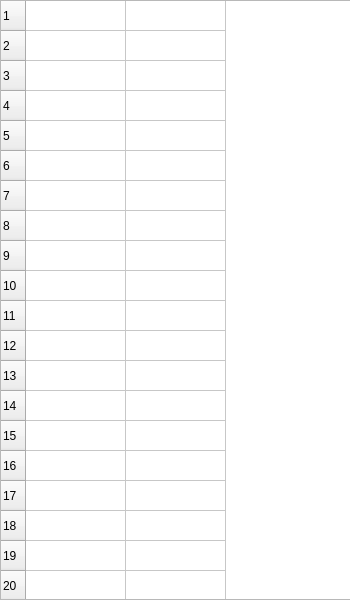
<?xml version="1.0" encoding="UTF-8"?>
<ui version="4.0">
 <class>Leaderboard</class>
 <widget class="QMainWindow" name="Leaderboard">
  <property name="geometry">
   <rect>
    <x>0</x>
    <y>0</y>
    <width>350</width>
    <height>600</height>
   </rect>
  </property>
  <property name="maximumSize">
   <size>
    <width>350</width>
    <height>600</height>
   </size>
  </property>
  <property name="windowTitle">
   <string>MainWindow</string>
  </property>
  <widget class="QWidget" name="centralwidget">
   <widget class="QTableWidget" name="table">
    <property name="geometry">
     <rect>
      <x>0</x>
      <y>0</y>
      <width>370</width>
      <height>600</height>
     </rect>
    </property>
    <property name="maximumSize">
     <size>
      <width>370</width>
      <height>600</height>
     </size>
    </property>
    <property name="lineWidth">
     <number>0</number>
    </property>
    <property name="showGrid">
     <bool>true</bool>
    </property>
    <property name="sortingEnabled">
     <bool>false</bool>
    </property>
    <property name="rowCount">
     <number>100</number>
    </property>
    <property name="columnCount">
     <number>2</number>
    </property>
    <attribute name="horizontalHeaderVisible">
     <bool>false</bool>
    </attribute>
    <attribute name="horizontalHeaderMinimumSectionSize">
     <number>38</number>
    </attribute>
    <row/>
    <row/>
    <row/>
    <row/>
    <row/>
    <row/>
    <row/>
    <row/>
    <row/>
    <row/>
    <row/>
    <row/>
    <row/>
    <row/>
    <row/>
    <row/>
    <row/>
    <row/>
    <row/>
    <row/>
    <row/>
    <row/>
    <row/>
    <row/>
    <row/>
    <row/>
    <row/>
    <row/>
    <row/>
    <row/>
    <row/>
    <row/>
    <row/>
    <row/>
    <row/>
    <row/>
    <row/>
    <row/>
    <row/>
    <row/>
    <row/>
    <row/>
    <row/>
    <row/>
    <row/>
    <row/>
    <row/>
    <row/>
    <row/>
    <row/>
    <row/>
    <row/>
    <row/>
    <row/>
    <row/>
    <row/>
    <row/>
    <row/>
    <row/>
    <row/>
    <row/>
    <row/>
    <row/>
    <row/>
    <row/>
    <row/>
    <row/>
    <row/>
    <row/>
    <row/>
    <row/>
    <row/>
    <row/>
    <row/>
    <row/>
    <row/>
    <row/>
    <row/>
    <row/>
    <row/>
    <row/>
    <row/>
    <row/>
    <row/>
    <row/>
    <row/>
    <row/>
    <row/>
    <row/>
    <row/>
    <row/>
    <row/>
    <row/>
    <row/>
    <row/>
    <row/>
    <row/>
    <row/>
    <row/>
    <row/>
    <column/>
    <column/>
    <item row="0" column="0">
     <property name="text">
      <string/>
     </property>
    </item>
    <item row="0" column="1">
     <property name="text">
      <string/>
     </property>
    </item>
    <item row="99" column="0">
     <property name="text">
      <string>NoizeBoy</string>
     </property>
    </item>
    <item row="99" column="1">
     <property name="text">
      <string>9999999999999999999999999999999999999999999999999999999</string>
     </property>
     <property name="font">
      <font>
       <weight>75</weight>
       <italic>true</italic>
       <bold>true</bold>
      </font>
     </property>
     <property name="background">
      <brush brushstyle="NoBrush">
       <color alpha="255">
        <red>255</red>
        <green>0</green>
        <blue>0</blue>
       </color>
      </brush>
     </property>
     <property name="foreground">
      <brush brushstyle="NoBrush">
       <color alpha="255">
        <red>255</red>
        <green>0</green>
        <blue>0</blue>
       </color>
      </brush>
     </property>
    </item>
   </widget>
   <widget class="QLabel" name="label">
    <property name="geometry">
     <rect>
      <x>230</x>
      <y>-20</y>
      <width>131</width>
      <height>111</height>
     </rect>
    </property>
    <property name="text">
     <string>&lt;html&gt;&lt;head/&gt;&lt;body&gt;&lt;p&gt;&lt;img src=&quot;:/top/gold.png&quot;/&gt;&lt;/p&gt;&lt;/body&gt;&lt;/html&gt;</string>
    </property>
   </widget>
   <widget class="QLabel" name="label_2">
    <property name="geometry">
     <rect>
      <x>230</x>
      <y>80</y>
      <width>121</width>
      <height>101</height>
     </rect>
    </property>
    <property name="text">
     <string>&lt;html&gt;&lt;head/&gt;&lt;body&gt;&lt;p&gt;&lt;img src=&quot;:/top/silver.jpg&quot;/&gt;&lt;/p&gt;&lt;/body&gt;&lt;/html&gt;</string>
    </property>
   </widget>
   <widget class="QLabel" name="label_3">
    <property name="geometry">
     <rect>
      <x>230</x>
      <y>180</y>
      <width>121</width>
      <height>91</height>
     </rect>
    </property>
    <property name="text">
     <string>&lt;html&gt;&lt;head/&gt;&lt;body&gt;&lt;p&gt;&lt;img src=&quot;:/top/bronze.jpg&quot;/&gt;&lt;/p&gt;&lt;/body&gt;&lt;/html&gt;</string>
    </property>
   </widget>
   <zorder>table</zorder>
   <zorder>label_2</zorder>
   <zorder>label</zorder>
   <zorder>label_3</zorder>
  </widget>
 </widget>
 <resources/>
 <connections/>
</ui>
